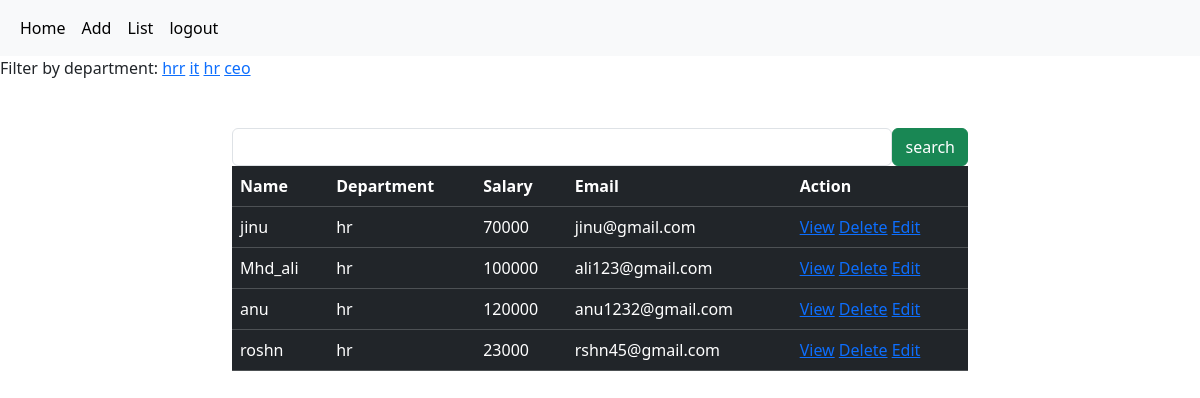
/employees/all?department=hr (signed in), run on the app's committed database.
### crm/models.py (models this page shows, shortened)
class Employees(models.Model):
    name=models.CharField(max_length=100)
    department=models.CharField(max_length=100)
    salary=models.PositiveIntegerField()
    email=models.EmailField(unique=True)
    age=models.PositiveIntegerField()
    contact=models.CharField(max_length=10,null=True)
    profile_pic=models.ImageField(upload_to="images",null=True,blank=True)
    dob=models.DateField(null=True,blank=True)

### crm/views.py (the view, shortened to what this page needs)
# urls.py: path("employees/all",views.EmployeeListView.as_view(),name="emp-all"),
@method_decorator(signin_required,name="dispatch")
class EmployeeListView(View):
    def get(self,request,*args,**kwargs):
            qs=Employees.objects.all()
            departments=Employees.objects.all().values_list("department",flat=True).distinct()
            print(departments)
            if "department" in request.GET:
                dept=request.GET.get("department")
                qs=qs.filter(department__iexact=dept)
            return render(request,"emp_list.html",{"data":qs,"departments":departments})

### crm/views.py (called while the page is built)
def signin_required(fn):
    def wrapper(request,*args,**kwargs):
        if not request.user.is_authenticated:
            messages.error(request,"invalid session")
            return redirect("signin")
        else:
            return fn(request,*args,**kwargs)
    return wrapper

### crm/templates/emp_list.html (shortened to what this page needs)
{%extends 'base.html'%}
{%block body_block%}
<div>
    Filter by department:
    {%for dep in departments%}
    <a href="{%url 'emp-all'%}?department={{dep}}">{{dep}}</a>
        {%endfor%}
</div>
<div class="container mt-5">
    <div class="row">
        <div class="col-2"></div>
        <div class="col-8">
            <form action="" method="post">
               <div class="d-flex">
                    <input type="text" name="box" class="form-control">
                    <button type="submit" class="btn btn-success">search</button>
               </div>
            </form>
        </div>
        <div class="col-2"></div>
    </div>
</div>
<div class="container">
    <div class="row">
        <div class="col-2"></div>
        <div class="col-8">
            <table class="table table-dark table-stripped caption-top">
                <tr>
                    <td><b>Name</b></td>
                    <td><b>Department</b></td>
                    <td><b>Salary</b></td>
                    <td><b>Email</b></td>
                    <td><b>Action</b></td>
                </tr>
                {%for emp in data%}
                <tr>
                    <td>{{emp.name}}</td>
                    <td>{{emp.department}}</td>
                    <td>{{emp.salary}}</td>
                    <td>{{emp.email}}</td>
                    <td>
                        <a href="{%url 'emp-detail' emp.id%}">View</a>
                        <a href="{%url 'emp-delete' emp.id%}">Delete</a>
                        <a href="{%url 'emp-edit' emp.id%}">Edit</a>
                    </td>
                </tr>
                {%endfor%}
            </table>
        </div>
        <div class="col-2"></div>
    </div>
</div>
{%endblock%}

### data on the page
Employees: name "jinu", department "hr", salary "70000", email "jinu@gmail.com"
Employees: name "Mhd_ali", department "hr", salary "100000", email "ali123@gmail.com"
Employees: name "anu", department "hr", salary "120000", email "anu1232@gmail.com"
Employees: name "roshn", department "hr", salary "23000", email "rshn45@gmail.com"

### other printed values
{{ dep }} "hrr" "it" "hr" "ceo"
